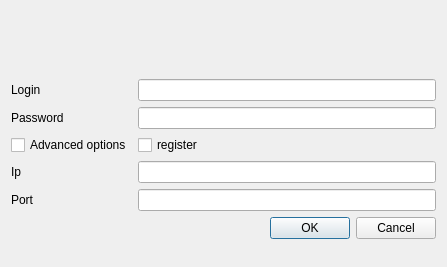
<?xml version="1.0" encoding="UTF-8"?>
<ui version="4.0">
 <class>ConnectDiag</class>
 <widget class="QDialog" name="ConnectDiag">
  <property name="geometry">
   <rect>
    <x>0</x>
    <y>0</y>
    <width>447</width>
    <height>267</height>
   </rect>
  </property>
  <property name="minimumSize">
   <size>
    <width>300</width>
    <height>0</height>
   </size>
  </property>
  <property name="windowTitle">
   <string>Dialog</string>
  </property>
  <layout class="QVBoxLayout" name="verticalLayout">
   <item>
    <widget class="QLabel" name="_errLab">
     <property name="maximumSize">
      <size>
       <width>16777215</width>
       <height>30</height>
      </size>
     </property>
     <property name="text">
      <string/>
     </property>
    </widget>
   </item>
   <item>
    <layout class="QGridLayout" name="gridLayout">
     <item row="0" column="0">
      <widget class="QLabel" name="_loginLab">
       <property name="text">
        <string>Login</string>
       </property>
      </widget>
     </item>
     <item row="0" column="1">
      <widget class="QLineEdit" name="_login">
       <property name="maxLength">
        <number>32</number>
       </property>
      </widget>
     </item>
     <item row="1" column="0">
      <widget class="QLabel" name="_passLab">
       <property name="text">
        <string>Password</string>
       </property>
      </widget>
     </item>
     <item row="1" column="1">
      <widget class="QLineEdit" name="_pass">
       <property name="echoMode">
        <enum>QLineEdit::Password</enum>
       </property>
      </widget>
     </item>
     <item row="2" column="0">
      <widget class="QCheckBox" name="_adopt">
       <property name="text">
        <string>Advanced options</string>
       </property>
      </widget>
     </item>
     <item row="2" column="1">
      <widget class="QCheckBox" name="_register">
       <property name="text">
        <string>register</string>
       </property>
      </widget>
     </item>
     <item row="3" column="0">
      <widget class="QLabel" name="_ipLab">
       <property name="text">
        <string>Ip</string>
       </property>
      </widget>
     </item>
     <item row="3" column="1">
      <widget class="QLineEdit" name="_ip"/>
     </item>
     <item row="4" column="0">
      <widget class="QLabel" name="_portLab">
       <property name="text">
        <string>Port</string>
       </property>
      </widget>
     </item>
     <item row="4" column="1">
      <widget class="QLineEdit" name="_port"/>
     </item>
     <item row="5" column="1">
      <widget class="QDialogButtonBox" name="buttonBox">
       <property name="standardButtons">
        <set>QDialogButtonBox::Cancel|QDialogButtonBox::Ok</set>
       </property>
      </widget>
     </item>
    </layout>
   </item>
  </layout>
 </widget>
 <resources/>
 <connections/>
</ui>
